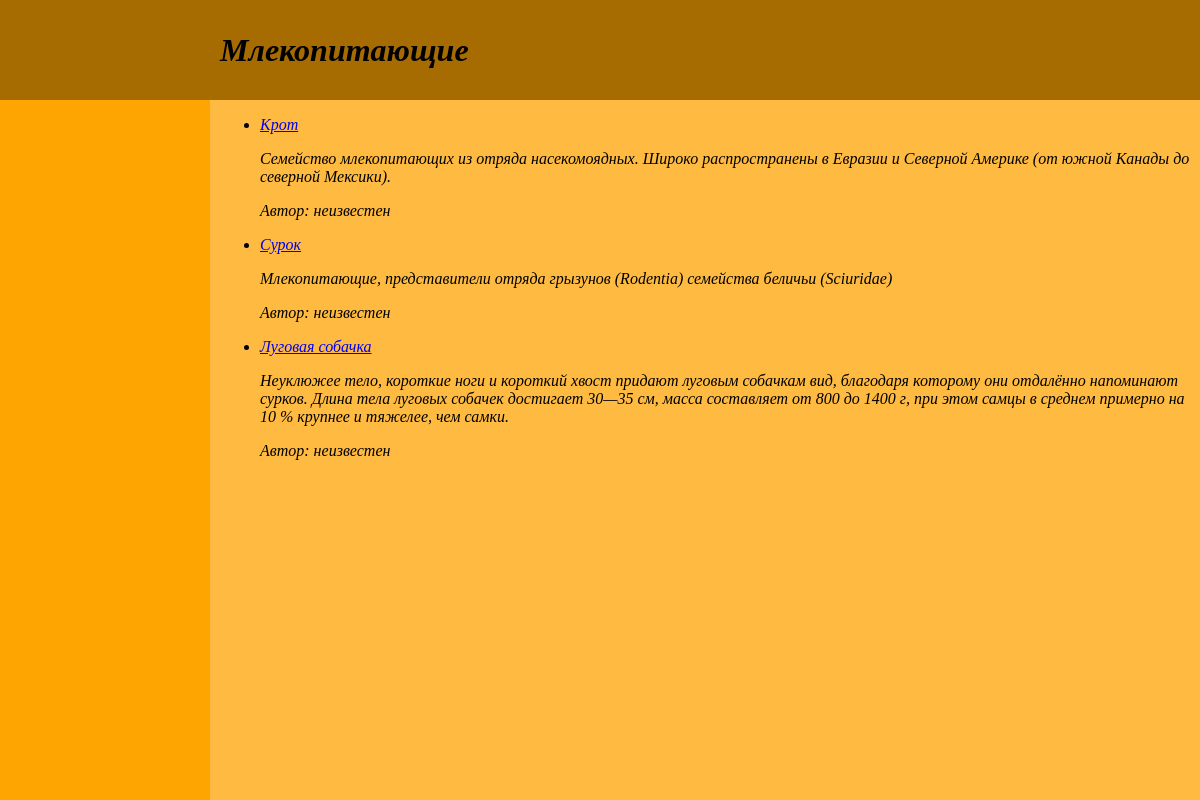
/underground/mlekopitaushie/, run on the app's committed database.
### underground/models.py (models this page shows, shortened)
class Underground_Kinds(models.Model):
    name = models.CharField(max_length=50, db_index=True, verbose_name="Класс")
    slug = models.SlugField(max_length=100, unique=True, db_index=True)

class Underground(models.Model):
    class Status(models.IntegerChoices):
        USUAL = 0, 'Распространенное'
        RARE = 1, 'Редкое'
    class Meta:
        verbose_name = 'Подземные обитатели'
        verbose_name_plural = 'Подземные обитатели'
    page_name = models.CharField(max_length=255,default='underground',verbose_name="Слаг")
    animal = models.CharField(max_length=255,verbose_name="Имя животного")
    content = models.TextField(blank=True,verbose_name="Текст о животном")
    time_create = models.DateTimeField(auto_now_add=True,verbose_name="Время создания")
    time_update = models.DateTimeField(auto_now=True,verbose_name="Время изменения")
    is_red_book = models.BooleanField(choices=tuple(map(lambda x: (bool(x[0]), x[1]), Status.choices)),
                                      default=Status.USUAL, verbose_name="Красная книга")
    class_of_animal = models.ForeignKey('Underground_Kinds', on_delete=models.PROTECT, null=True,
                                        verbose_name="Класс животного")
    unique_fact = models.OneToOneField('Underground_Facts', on_delete=models.SET_NULL, null=True, blank=True,
                                       related_name='fact', verbose_name="Факт о животном")
    tags = models.ManyToManyField('UndergroundTags', blank=True, related_name='tags',verbose_name="Теги")
    image = models.ImageField(upload_to="images/%Y/%m/%d/", default=None, blank=True, null=True,
                              verbose_name="Изображение")
    author = models.ForeignKey(get_user_model(), on_delete=models.SET_NULL, null=True, default=None)

### underground/views.py (the view)
# urls.py: path('<slug:cat_slug>/', views.UndergroundCats.as_view(), name ='cats'),
class UndergroundCats (ListView):
    model = Underground
    template_name = 'underground/underground_animals.html'
    context_object_name = 'content'
    paginate_by = 5
    allow_empty = False
    def get_context_data(self, *, object_list=None, **kwargs):
        context = super().get_context_data(**kwargs)
        cat = context['content'][0].class_of_animal
        context['title'] = f'Класс: {cat.name}'
        context['header'] = cat.name
        return context
    def get_queryset(self):
        return Underground.objects.filter(class_of_animal__slug=self.kwargs['cat_slug']).select_related('class_of_animal')

### underground/templates/underground/underground_animals.html
{% extends 'animal_base_list.html' %}

### templates/animal_base_list.html (shortened to what this page needs)
<html lang="en">
{% load static %}
<head>
</head>
<body>
<div class="header">
    <h1>{{header}}</h1>
</div>
<div class="content">
<ul>
        {% for items in content %}
        <li>
               <p><a href="{{items.page_name}}/">{{items.animal}}</a></p>
               <p>{{items.content|truncatewords:50}}</p>
                <p>Автор: {{items.author.username|default:"неизвестен"}}</p>
        </li>
        {% endfor %}
</ul>
    </div>
<div class="sidebar"></div>
</body>
</html>

### templates/animal_base_list.html (style rules this page uses)
.header { display: flex; padding-left: 220px; align-items: center; font-style:italic; background: #A66B01; position:absolute; left:0px; top:0px; bottom:0; right:0; height: 100px; }
.content { font-style:oblique; padding-left: 20px; background: #FFBB41; position:absolute; left:200px; top:100px; bottom:0; right:0; }
.sidebar { position:absolute; padding-top: 50px; padding-left: 10px; background: #FFA502; left:0px; top:100px; bottom:0; width: 200px; }

### data on the page
Underground_Kinds: name "Млекопитающие"
Underground: animal "Крот", content "Семейство млекопитающих из отряда насекомоядных. Широко распространены в Евразии и Северной Америке (от южной Канады до северной Мексики).", author.username "неизвестен"
Underground: animal "Сурок", content "Млекопитающие, представители отряда грызунов (Rodentia) семейства беличьи (Sciuridae)", author.username "неизвестен"
Underground: animal "Луговая собачка", content "Неуклюжее тело, короткие ноги и короткий хвост придают луговым собачкам вид, благодаря которому они отдалённо напоминают сурков. Длина тела луговых собачек достигает 30—35 см, масса составляет от 800 до 1400 г, при этом самцы в среднем примерно на 10 % крупнее и тяжелее, чем самки.", author.username "неизвестен"
